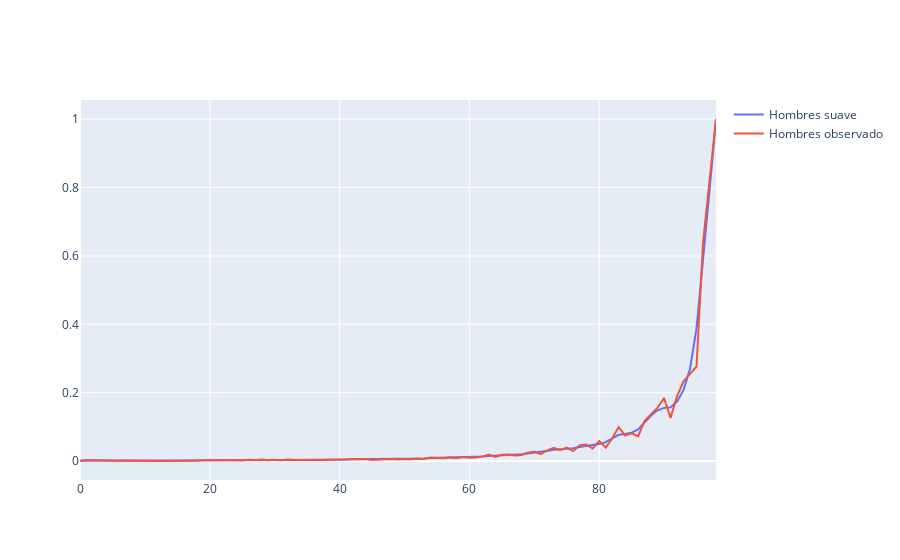

Source (notebook cell):
### Code cell
fig = go.Figure()
fig.add_trace(go.Scatter(x=df2["Edad"], y=q_suav,mode='lines',name='Hombres suave'))
fig.add_trace(go.Scatter(x=df2["Edad"], y=df2["qxH"],mode='lines',name='Hombres observado'))
fig.show()
